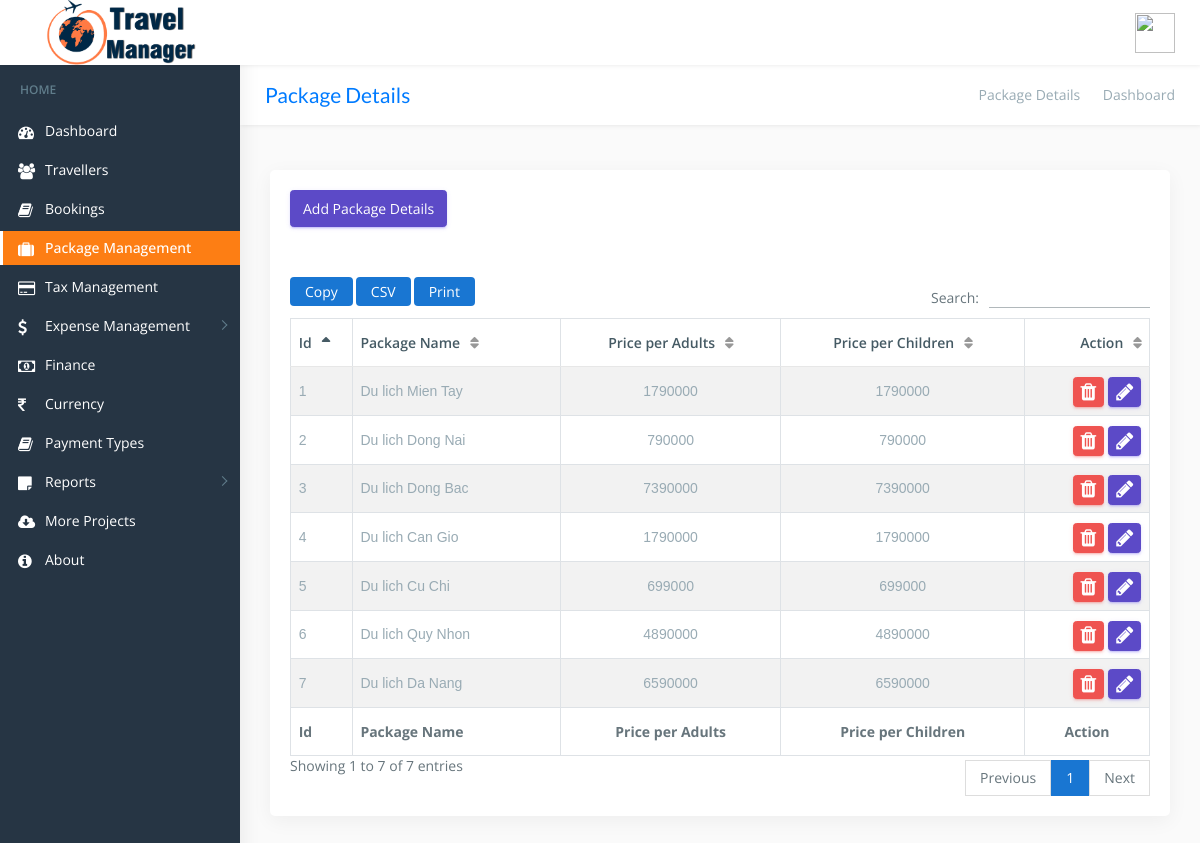
Screenshot of /admin/package_details.php (signed in) with the database file from the repository.
### tables this page shows
CREATE TABLE `settings` (
  `id` int(11) NOT NULL,
  `title` varchar(200) NOT NULL,
  `f_image` varchar(200) NOT NULL,
  `logo_image` varchar(200) NOT NULL,
  `login_image` varchar(200) NOT NULL,
  `currency` varchar(200) NOT NULL,
  `footer` varchar(200) NOT NULL,
  `address` varchar(200) NOT NULL,
  `add1` varchar(200) NOT NULL
);

CREATE TABLE `packages` (
  `id` int(11) NOT NULL,
  `pname` varchar(200) NOT NULL,
  `price_adult` int(11) NOT NULL,
  `price_children` int(11) NOT NULL
);

### admin/package_details.php (the view, shortened to what this page needs)
<?php include "header.php" ?>
<?php include "sidebar.php" ?>
<div class="page-wrapper">
    <div class="row page-titles">
        <div class="col-md-5 align-self-center">
            <h3 class="text-primary">Package Details</h3>
        </div>
        <div class="col-md-7 align-self-center">
            <ol class="breadcrumb">
                <li class="breadcrumb-item"><a href="javascript:void(0)">Package Details</a></li>
                <li class="breadcrumb-item active">Dashboard</li>
            </ol>
        </div>
    </div>
    <div class="container-fluid">
        <div class="row">
            <div class="col-12">
                <div class="card">
                    <div class="card-body">
                        <a href="add_packages.php"><button type="button" class="btn btn-primary">Add Package Details</button></a>
                        <div class="table-responsive m-t-40">
                            <table id="example23" class="display nowrap table table-hover table-striped table-bordered" cellspacing="0" width="100%">
                                <thead>
                                    <tr>
                                        <th>Id</th>
                                        <th>Package Name</th>
                                        <th style="text-align: center;">Price per Adults</th>
                                        <th style="text-align: center;">Price per Children</th>
                                        <th>Action</th>
                                    </tr>
                                </thead>
                                <tfoot>
                                    <tr>
                                        <th>Id</th>
                                        <th>Package Name</th>
                                        <th style="text-align: center;">Price per Adults</th>
                                        <th style="text-align: center;">Price per Children</th>
                                        <th style="text-align: center;">Action</th>
                                    </tr>
                                </tfoot>
                                <tbody>
                                    <?php
                                    $servername = "localhost";
                                    $username = "root";
                                    $password = "";
                                    $dbname = "tour1";
                                    try {
                                        $conn = new PDO("mysql:host=$servername;dbname=$dbname", $username, $password);
                                        $conn->setAttribute(PDO::ATTR_ERRMODE, PDO::ERRMODE_EXCEPTION);
                                        $stmt = $conn->prepare("SELECT id, pname,price_adult,price_children FROM packages");
                                        $stmt->execute();
                                        $data = $stmt->fetchAll();
                                    } catch (PDOException $e) {
                                        echo "Error: " . $e->getMessage();
                                    }
                                    foreach ($data as $value) { ?>
                                        <tr>
                                            <td><?php echo $value['id']; ?></td>
                                            <td><?php echo $value['pname']; ?></td>
                                            <td style="text-align: center;"><?php echo $value['price_adult']; ?></td>
                                            <td style="text-align: center;"><?php echo $value['price_children']; ?></td>
                                            <td><a href="package_details.php?id=<?php echo $value['id']; ?>" class="btn btn-xs btn-danger"><i class="fa fa-trash fa-2x" data-toggle="tooltip" title="Delete"></i></a>
                                                <a href="update_packages.php?id=<?php echo $value['id']; ?>" class="btn btn-xs btn-primary"><i class="fa fa-pencil fa-2x" data-toggle="tooltip" title="Edit"></i></a>
                                            </td>
                                        </tr>
                                    <?php } ?>
                                </tbody>
                            </table>
                        </div>
                    </div>
                </div>
            </div>
        </div>
    </div>
    <?php include "footer.php" ?>

### admin/header.php (shortened to what this page needs)
<?php
include('config.php');
try {
    $conn = new PDO("mysql:host=$servername;dbname=$dbname", $username, $password);
    $conn->setAttribute(PDO::ATTR_ERRMODE, PDO::ERRMODE_EXCEPTION);
    $stmt = $conn->prepare("select * from settings");
    $stmt->execute();
    $row = $stmt->fetch(PDO::FETCH_ASSOC);
    $logo_image = $row['logo_image'];
} catch (PDOException $e) {
    echo $sql . "<br>" . $e->getMessage();
    $_SESSION['reply'] = "Added Successfully";
    header("location:../tax.php");
}
?>
<!DOCTYPE html>
<html lang="en">
<head>
    <link href="css/lib/bootstrap/bootstrap.min.css" rel="stylesheet">
    <link href="css/lib/calendar2/semantic.ui.min.css" rel="stylesheet">
    <link href="css/lib/calendar2/pignose.calendar.min.css" rel="stylesheet">
    <link href="css/lib/owl.carousel.min.css" rel="stylesheet" />
    <link href="css/lib/owl.theme.default.min.css" rel="stylesheet" />
    <link href="css/helper.css" rel="stylesheet">
    <link href="css/style.css" rel="stylesheet">
    <link rel="stylesheet" href="css/popup_style.css">
</head>
<body class="fix-header fix-sidebar">
    <div id="main-wrapper">
        <div class="header">
            <nav class="navbar top-navbar navbar-expand-md navbar-light">
                <div class="navbar-header">
                    <a class="navbar-brand" href="index.php">
                        <span><img src="../admin/settings/<?php echo $logo_image; ?>" style="height:65px; width: auto" alt="homepage" class="dark-logo" /></span>
                    </a>
                </div>
                <div class="navbar-collapse">
                    <ul class="navbar-nav mr-auto mt-md-0">
                        <li class="nav-item m-l-10"> <a class="nav-link sidebartoggler hidden-sm-down text-muted  " href="javascript:void(0)"><i class="ti-menu"></i></a> </li>
                    </ul>
                    <ul class="navbar-nav my-lg-0">
                        <li class="nav-item dropdown">
                            <a class="nav-link dropdown-toggle text-muted  " href="#" data-toggle="dropdown" aria-haspopup="true" aria-expanded="false">
                                <img src="../admin/upload/profile.png?php echo $_SESSION['file']; ?>" width="40px" height="40px">
                            </a>
                        </li>
                    </ul>
                </div>
            </nav>
        </div>
    </div>
</body>
</html>

### admin/css/helper.css (style rules this page uses)
.m-t-40 { margin-top: 40px!important; }
.m-l-10 { margin-left: 10px!important; }

### rows the page displays
settings: logo_image (picture)
packages: id "1", pname "Du lich Mien Tay", price_adult "1790000", price_children "1790000"
packages: id "2", pname "Du lich Dong Nai", price_adult "790000", price_children "790000"
packages: id "3", pname "Du lich Dong Bac", price_adult "7390000", price_children "7390000"
packages: id "4", pname "Du lich Can Gio", price_adult "1790000", price_children "1790000"
packages: id "5", pname "Du lich Cu Chi", price_adult "699000", price_children "699000"
packages: id "6", pname "Du lich Quy Nhon", price_adult "4890000", price_children "4890000"
packages: id "7", pname "Du lich Da Nang", price_adult "6590000", price_children "6590000"
